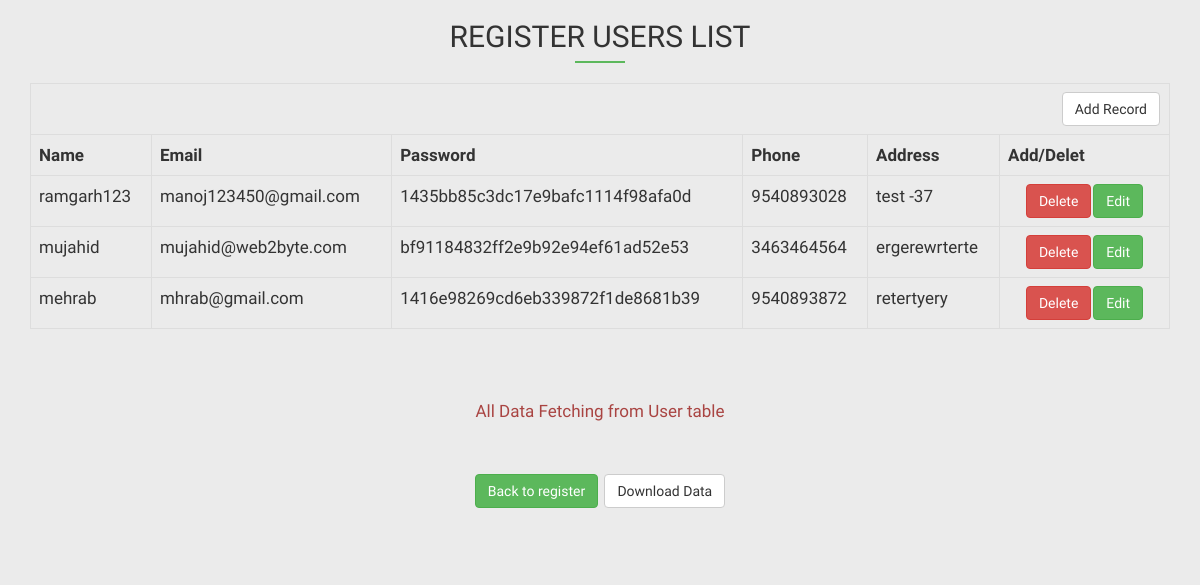
/Login-register/register-userlist.php, run on the app's committed database.
### tables this page shows
CREATE TABLE `users` (
  `userId` int(11) NOT NULL,
  `userName` varchar(20) NOT NULL,
  `userEmail` varchar(30) NOT NULL,
  `userPass` varchar(255) NOT NULL,
  `userPhone` varchar(15) NOT NULL,
  `userAddress` varchar(100) NOT NULL
);

### Login-register/register-userlist.php (the view, shortened to what this page needs)
<?php
    include('header.php');
   $query = "SELECT * FROM users";
   $result = mysql_query($query);
   if ($result) {
     $tt = "All Data Fetching from User table";
   }
   else {
    $ttt = "Data Fetching not working";
   }
 ?>
<div class="container">
  <div class="row">
      <div class="col-sm-12">
      <h2 class="heading">Register Users List</h2>
      <table cellpadding="0" cellspacing="0" border="1" width="100%" class="table-bordered table">
      <tr>
      <td colspan="6" align="right"><a href="signup.php"  class="btn-default btn">Add Record</a></td>
      </tr>
            <tr>
              <td><b>Name</b></td>
              <td><b>Email</b></td>
              <td><b>Password</b></td>
              <td><b>Phone</b></td>
              <td><b>Address</b></td>
              <td width="170"><b>Add/Delet</b></td>
          </tr>
        <?php
          while($row = mysql_fetch_array( $result )) {
echo "<tr>";
echo '<td>' . $row['userName'] . '</td>';
echo '<td>' . $row['userEmail'] . '</td>';
echo '<td>' . $row['userPass'] . '</td>';
echo '<td>' . $row['userPhone'] . '</td>';
echo '<td>' . $row['userAddress'] . '</td>';
echo '<td align="center"><a href="delet.php?del='. $row['userId'] .'" class="btn-danger delete btn">Delete</a><a href="edit.php?edit=' . $row['userId'] . '"  class="btn-success btn">Edit</a></td>';
echo "</tr>";
}
         ?>
</table>
  </div>
  <div class="col-sm-12 paddingtop-paddingbottom50 text-center">
    <?php
        if (isset($tt)) { ?>
            <div class="text-danger"><?php echo $tt ?></div>
        <?php } ?>
        <a href="signup.php" class="btn btn-success margin-top50">Back to register</a>
        <a href="download.php" class="btn btn-default margin-top50">Download Data</a>
  </div>
</div>
</div>
</body>
</html>

### Login-register/header.php (shortened to what this page needs)
<!DOCTYPE html>
<html lang="en">
<head>
  <link rel="stylesheet" href="https://maxcdn.bootstrapcdn.com/bootstrap/3.3.7/css/bootstrap.min.css">
  <link rel="stylesheet" href="css/style.css">
</head>
<body>

### Login-register/css/style.css (style rules this page uses)
body { margin: 0; padding: 0; background: #ebebeb; font-family: 'Trykker', serif; font-size: 17px; }
.heading { position: relative; margin-bottom: 20px; position: relative; text-align: center; padding-bottom: 10px; text-transform: uppercase; }
.heading:after { content: ''; position: absolute; width: 50px; height: 2px; left: 0; right: 0; margin: 0 auto; background: #5cb85c; bottom: 0; }
.paddingtop-paddingbottom50 { padding-bottom: 50px; padding-top: 50px; }
.margin-top50 { margin-top: 50px; }
.btn { margin-left: 1px; margin-right: 1px; }

### data on the page
users: userName "ramgarh123", userEmail "manoj123450@gmail.com", userPass "1435bb85c3dc17e9bafc1114f98afa0d", userPhone "9540893028", userAddress "test -37"
users: userName "mujahid", userEmail "mujahid@web2byte.com", userPass "bf91184832ff2e9b92e94ef61ad52e53", userPhone "3463464564", userAddress "ergerewrterte"
users: userName "mehrab", userEmail "mhrab@gmail.com", userPass "1416e98269cd6eb339872f1de8681b39", userPhone "9540893872", userAddress "retertyery"

### other printed values
$tt "All Data Fetching from User table"
